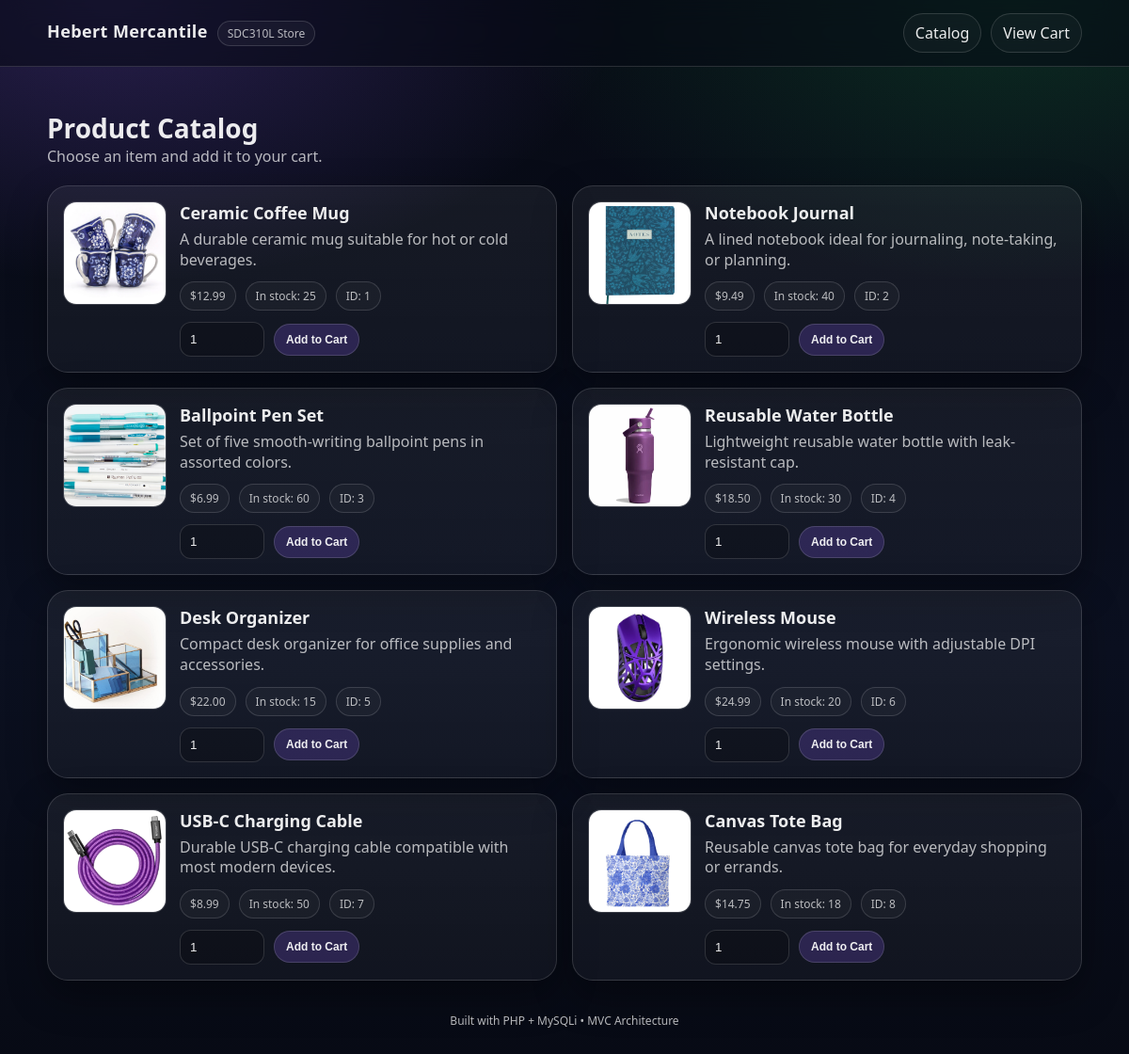
The page /sdc310l_week5_project_redesign/index.php on the database its author committed.
### tables this page shows
CREATE TABLE IF NOT EXISTS products (
  product_id INT(11) UNSIGNED NOT NULL AUTO_INCREMENT,
  name VARCHAR(100) NOT NULL,
  description TEXT NOT NULL,
  cost DECIMAL(10,2) NOT NULL,
  quantity_on_hand INT(10) UNSIGNED NOT NULL,
  active TINYINT(4) NOT NULL,
  PRIMARY KEY (product_id)
);

### sdc310l_week5_project_redesign/app/controllers/CatalogController.php (called while the page is built, shortened)
<?php
final class CatalogController
{
    private ProductModel $products;
    public function __construct(mysqli $db)
    {
        $this->products = new ProductModel($db);
    }
    public function index(): void
    {
        $products = $this->products->getAllActive();
        require __DIR__ . '/../views/catalog/index.php';
    }
}

### sdc310l_week5_project_redesign/app/models/ProductModel.php (called while the page is built, shortened)
<?php
final class ProductModel
{
    private mysqli $db;
    public function __construct(mysqli $db)
    {
        $this->db = $db;
    }
    public function getAllActive(): array
    {
        $sql = "SELECT product_id, name, description, cost, quantity_on_hand
                FROM products
                WHERE active = 1
                ORDER BY product_id";
        $result = $this->db->query($sql);
        return $result->fetch_all(MYSQLI_ASSOC);
    }
}

### sdc310l_week5_project_redesign/app/views/catalog/index.php (the view, shortened to what this page needs)
<!DOCTYPE html>
<html>
<head>
<link rel="stylesheet" href="/sdc310l_week5_project_redesign/style.css">
</head>
<body>
<div class="header">
  <div class="nav">
    <div class="brand">
      <h1>Hebert Mercantile</h1>
      <span class="badge">SDC310L Store</span>
    </div>
    <div class="navlinks">
      <a class="pill" href="index.php?page=catalog">Catalog</a>
      <a class="pill" href="index.php?page=cart">View Cart</a>
    </div>
  </div>
</div>
<div class="container">
  <div class="hgroup">
    <div>
      <h2>Product Catalog</h2>
      <p>Choose an item and add it to your cart.</p>
    </div>
  </div>
  <div class="grid">
    <?php foreach ($products as $product): ?>
      <div class="card">
        <div class="card-inner">
          <div class="thumb">
            <?php
              $img = 'images/product-' . (int)$product['product_id'] . '.jpg';
              if (file_exists(__DIR__ . '/../../../' . $img)) {
                echo '<img src="' . htmlspecialchars($img) . '" alt="">';
              } else {
                echo 'No image';
              }
            ?>
          </div>
          <div class="meta">
            <h3><?= htmlspecialchars($product['name']) ?></h3>
            <p class="desc"><?= htmlspecialchars($product['description']) ?></p>
            <div class="kv">
              <span>$<?= number_format((float)$product['cost'], 2) ?></span>
              <span>In stock: <?= (int)$product['quantity_on_hand'] ?></span>
              <span>ID: <?= (int)$product['product_id'] ?></span>
            </div>
            <form class="formrow" method="post" action="index.php?page=cart_action">
              <input type="number" name="quantity" value="1" min="1">
              <button class="btn-primary" type="submit">Add to Cart</button>
            </form>
          </div>
        </div>
      </div>
    <?php endforeach; ?>
  </div>
  <div class="footer">
    Built with PHP + MySQLi • MVC Architecture
  </div>
</div>
</body>
</html>

### sdc310l_week5_project_redesign/index.php (shortened to what this page needs)
<?php
require_once __DIR__ . '/database.php';
require_once __DIR__ . '/app/models/ProductModel.php';
require_once __DIR__ . '/app/controllers/CatalogController.php';
require_once __DIR__ . '/app/controllers/CartController.php';
$page = $_GET['page'] ?? 'catalog';
switch ($page) {
    case 'catalog':
    default:
        (new CatalogController($mysqli))->index();
        break;
}

### sdc310l_week5_project_redesign/style.css (style rules this page uses)
:root { --bg: #0b1020; --panel: rgba(255,255,255,0.06); --panel2: rgba(255,255,255,0.09); --text: rgba(255,255,255,0.92); --muted: rgba(255,255,255,0.70); --line: rgba(255,255,255,0.14); --brand: #8b5cf6; --brand2: #22c55e; --danger: #ef4444; --shadow: 0 16px 40px rgba(0,0,0,0.35); --radius: 16px; --radius2: 22px; }
* { box-sizing: border-box; }
html, body { height: 100%; }
body { margin: 0; font-family: ui-sans-serif, system-ui, -apple-system, "Segoe UI", Roboto, Arial, "Noto Sans", "Helvetica Neue", sans-serif; color: var(--text); background: radial-gradient(900px 500px at 10% 0%, rgba(139,92,246,0.25), transparent 60%), radial-gradient(900px 500px at 90% 0%, rgba(34,197,94,0.18), transparent 60%), linear-gradient(180deg, #070a14 0%, #0b1020 60%, #070a14 100%); }
a { color: inherit; text-decoration: none; }
.container { width: min(1100px, 92vw); margin: 0 auto; padding: 28px 0 60px; }
.header { position: sticky; top: 0; z-index: 20; backdrop-filter: blur(14px); background: rgba(7,10,20,0.55); border-bottom: 1px solid var(--line); }
.nav { width: min(1100px, 92vw); margin: 0 auto; padding: 14px 0; display: flex; align-items: center; justify-content: space-between; gap: 16px; }
.brand { display: flex; align-items: baseline; gap: 10px; }
.brand h1 { margin: 0; font-size: 18px; letter-spacing: 0.4px; }
.badge { font-size: 12px; color: var(--muted); padding: 4px 10px; border: 1px solid var(--line); border-radius: 999px; background: rgba(255,255,255,0.04); }
.navlinks { display: flex; gap: 10px; align-items: center; }
.pill { padding: 9px 12px; border-radius: 999px; border: 1px solid var(--line); background: rgba(255,255,255,0.03); }
.hgroup { display: flex; align-items: flex-end; justify-content: space-between; gap: 16px; margin: 18px 0 20px; }
.hgroup h2 { margin: 0; font-size: 28px; }
.hgroup p { margin: 0; color: var(--muted); }
.grid { display: grid; grid-template-columns: repeat(12, 1fr); gap: 16px; }
.card { grid-column: span 6; background: linear-gradient(180deg, var(--panel) 0%, rgba(255,255,255,0.04) 100%); border: 1px solid var(--line); border-radius: var(--radius2); box-shadow: var(--shadow); overflow: hidden; }
.card-inner { padding: 16px; display: grid; grid-template-columns: 110px 1fr; gap: 14px; }
.thumb { width: 110px; height: 110px; border-radius: 14px; border: 1px solid var(--line); background: rgba(255,255,255,0.04); overflow: hidden; display: grid; place-items: center; color: var(--muted); font-size: 12px; }
.thumb img { width: 100%; height: 100%; object-fit: cover; display: block; }
.meta h3 { margin: 0 0 6px; font-size: 18px; }
.meta .desc { margin: 0 0 12px; color: var(--muted); line-height: 1.35; }
.kv { display: flex; gap: 10px; flex-wrap: wrap; margin-bottom: 12px; }
.kv span { font-size: 12px; color: var(--muted); padding: 6px 10px; border-radius: 999px; border: 1px solid var(--line); background: rgba(255,255,255,0.03); }
.formrow { display: flex; align-items: center; gap: 10px; flex-wrap: wrap; }
input[type="number"] { width: 90px; padding: 10px 10px; border-radius: 12px; border: 1px solid var(--line); background: rgba(0,0,0,0.20); color: var(--text); }
button { padding: 10px 12px; border-radius: 12px; border: 1px solid var(--line); background: rgba(255,255,255,0.04); color: var(--text); cursor: pointer; }
.btn-primary { border-color: rgba(139,92,246,0.55); background: rgba(139,92,246,0.18); }
.footer { margin-top: 34px; color: var(--muted); font-size: 12px; text-align: center; }
.btn-primary, .btn-secondary, .btn-danger { border: 1px solid rgba(255,255,255,0.14); border-radius: 999px; padding: 9px 12px; cursor: pointer; font-weight: 700; font-size: 12px; }
.btn-primary { background: rgba(139, 92, 246, 0.22); color: rgba(255,255,255,0.92); }

### rows shown on the page
products: shows a picture, name "Ceramic Coffee Mug", description "A durable ceramic mug suitable for hot or cold beverages.", cost "12.99", quantity_on_hand "25", product_id "1"
products: shows a picture, name "Notebook Journal", description "A lined notebook ideal for journaling, note-taking, or planning.", cost "9.49", quantity_on_hand "40", product_id "2"
products: shows a picture, name "Ballpoint Pen Set", description "Set of five smooth-writing ballpoint pens in assorted colors.", cost "6.99", quantity_on_hand "60", product_id "3"
products: shows a picture, name "Reusable Water Bottle", description "Lightweight reusable water bottle with leak-resistant cap.", cost "18.50", quantity_on_hand "30", product_id "4"
products: shows a picture, name "Desk Organizer", description "Compact desk organizer for office supplies and accessories.", cost "22.00", quantity_on_hand "15", product_id "5"
products: shows a picture, name "Wireless Mouse", description "Ergonomic wireless mouse with adjustable DPI settings.", cost "24.99", quantity_on_hand "20", product_id "6"
products: shows a picture, name "USB-C Charging Cable", description "Durable USB-C charging cable compatible with most modern devices.", cost "8.99", quantity_on_hand "50", product_id "7"
products: shows a picture, name "Canvas Tote Bag", description "Reusable canvas tote bag for everyday shopping or errands.", cost "14.75", quantity_on_hand "18", product_id "8"
